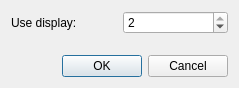
<?xml version="1.0" encoding="UTF-8"?>
<ui version="4.0">
 <class>SecondMonitorProjectorDialog</class>
 <widget class="QDialog" name="SecondMonitorProjectorDialog">
  <property name="geometry">
   <rect>
    <x>0</x>
    <y>0</y>
    <width>239</width>
    <height>88</height>
   </rect>
  </property>
  <property name="windowTitle">
   <string>Dialog</string>
  </property>
  <layout class="QVBoxLayout" name="verticalLayout">
   <item>
    <layout class="QGridLayout" name="gridLayout">
     <item row="0" column="0">
      <widget class="QLabel" name="label">
       <property name="text">
        <string>Use display:</string>
       </property>
      </widget>
     </item>
     <item row="0" column="1">
      <widget class="QSpinBox" name="spinBox">
       <property name="minimum">
        <number>1</number>
       </property>
       <property name="maximum">
        <number>2</number>
       </property>
       <property name="value">
        <number>2</number>
       </property>
      </widget>
     </item>
    </layout>
   </item>
   <item>
    <spacer name="verticalSpacer">
     <property name="orientation">
      <enum>Qt::Vertical</enum>
     </property>
     <property name="sizeHint" stdset="0">
      <size>
       <width>20</width>
       <height>40</height>
      </size>
     </property>
    </spacer>
   </item>
   <item>
    <widget class="QDialogButtonBox" name="buttonBox">
     <property name="orientation">
      <enum>Qt::Horizontal</enum>
     </property>
     <property name="standardButtons">
      <set>QDialogButtonBox::Cancel|QDialogButtonBox::Ok</set>
     </property>
    </widget>
   </item>
  </layout>
 </widget>
 <resources/>
 <connections>
  <connection>
   <sender>buttonBox</sender>
   <signal>accepted()</signal>
   <receiver>SecondMonitorProjectorDialog</receiver>
   <slot>accept()</slot>
   <hints>
    <hint type="sourcelabel">
     <x>248</x>
     <y>254</y>
    </hint>
    <hint type="destinationlabel">
     <x>157</x>
     <y>274</y>
    </hint>
   </hints>
  </connection>
  <connection>
   <sender>buttonBox</sender>
   <signal>rejected()</signal>
   <receiver>SecondMonitorProjectorDialog</receiver>
   <slot>reject()</slot>
   <hints>
    <hint type="sourcelabel">
     <x>316</x>
     <y>260</y>
    </hint>
    <hint type="destinationlabel">
     <x>286</x>
     <y>274</y>
    </hint>
   </hints>
  </connection>
 </connections>
</ui>
